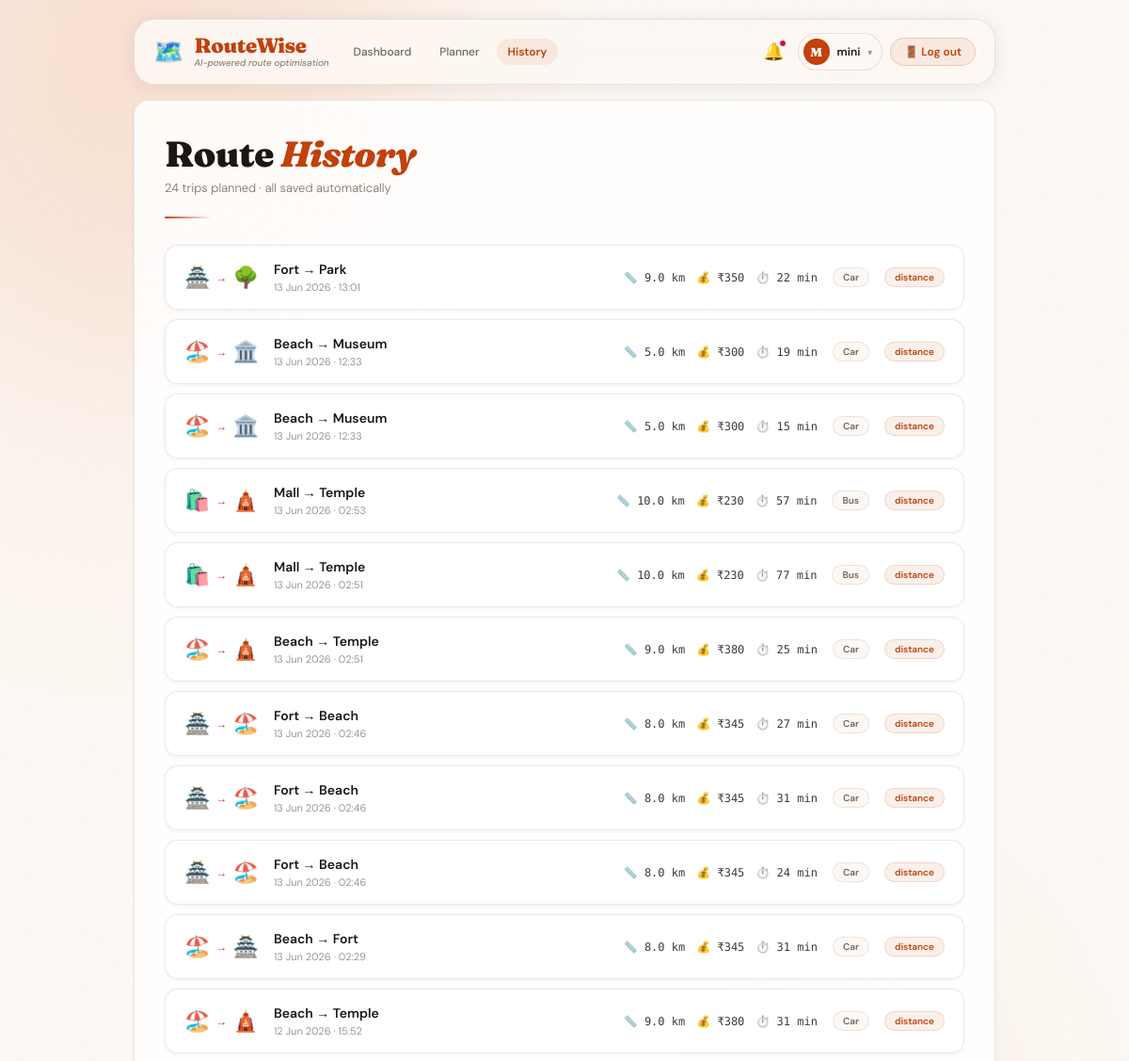
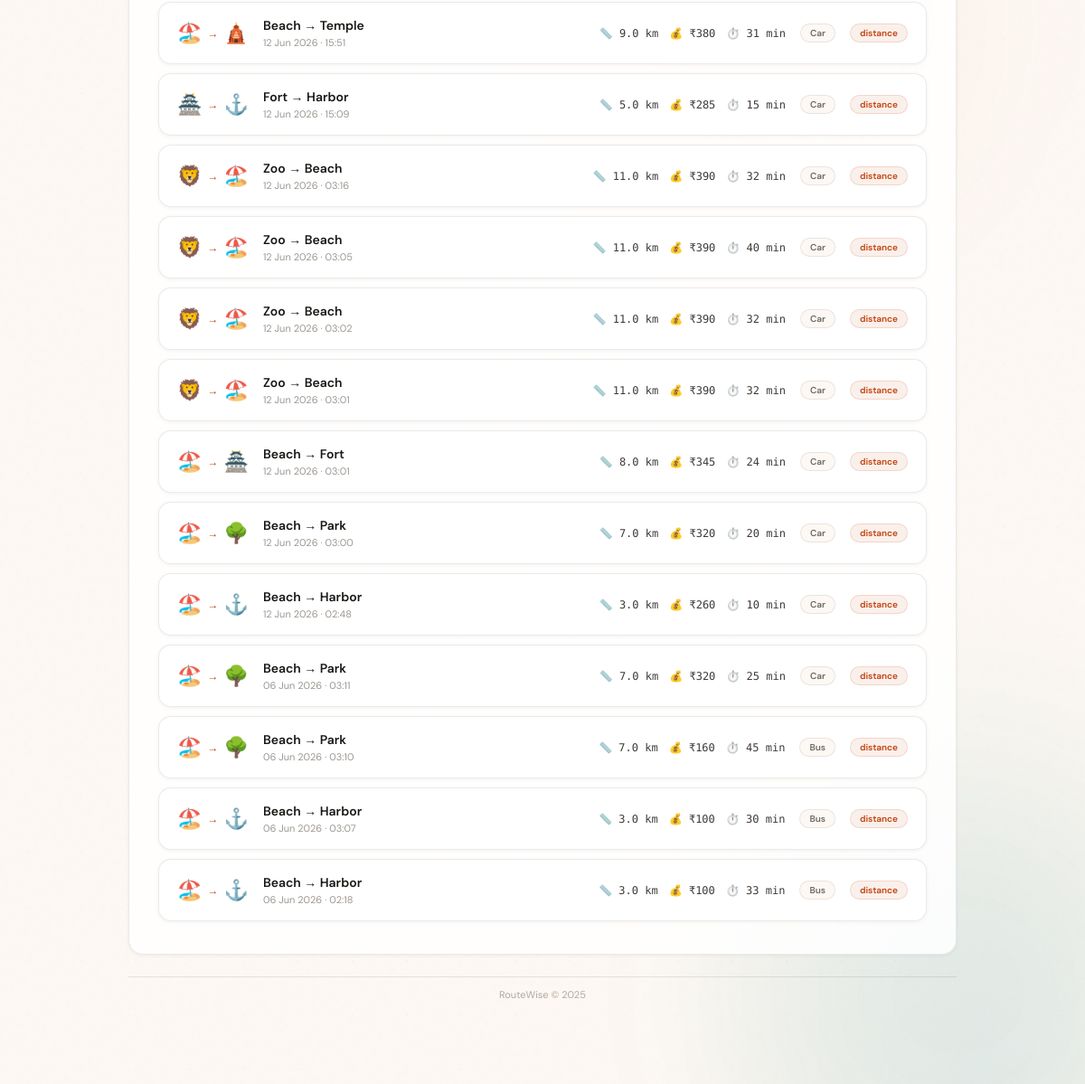
The app's page /history (signed in) with its own data (2 pictures, top to bottom).
### models.py (models this page shows, shortened)
class User(UserMixin, db.Model):
    __tablename__ = 'users'
    id         = db.Column(db.Integer, primary_key=True)
    username   = db.Column(db.String(80),  unique=True, nullable=False)
    email      = db.Column(db.String(120), unique=True, nullable=False)
    password   = db.Column(db.String(256), nullable=False)
    created_at = db.Column(db.DateTime, default=datetime.utcnow)
    routes     = db.relationship('RouteHistory', backref='user', lazy=True)

class RouteHistory(db.Model):
    __tablename__ = 'route_history'
    id           = db.Column(db.Integer, primary_key=True)
    user_id      = db.Column(db.Integer, db.ForeignKey('users.id'), nullable=False)
    start        = db.Column(db.String(100), nullable=False)
    end          = db.Column(db.String(100), nullable=False)
    transport    = db.Column(db.String(50))
    optimize     = db.Column(db.String(50))
    distance     = db.Column(db.Float)
    cost         = db.Column(db.Integer)
    time         = db.Column(db.Integer)
    path         = db.Column(db.Text)   # JSON string of stop list
    searched_at  = db.Column(db.DateTime, default=datetime.utcnow)

### app.py (the view)
@app.route("/history")
@login_required
def history_page():
    all_history = (RouteHistory.query
                   .filter_by(user_id=current_user.id)
                   .order_by(RouteHistory.searched_at.desc())
                   .all())
    return render_template("history.html",
                           history=all_history,
                           attraction_info=attraction_info)

### app.py (called while the page is built)
@login_manager.user_loader
def load_user(uid):
    return db.session.get(User, int(uid))

### templates/history.html (shortened to what this page needs)
<!DOCTYPE html>
<html lang="en">
<head>
  <link rel="stylesheet" href="{{ url_for('static', filename='style.css') }}"/>
</head>
<body>
<div class="blob blob-1"></div><div class="blob blob-2"></div><div class="blob blob-3"></div>
<div class="page-wrapper">
  <header class="site-header">
    <a class="header-brand" href="/dashboard">
      <span class="logo-icon">🗺️</span>
      <div class="logo-lockup">
        <span class="logo-text">RouteWise</span>
        <span class="logo-tag">AI-powered route optimisation</span>
      </div>
    </a>
    <nav style="display:flex;gap:6px;align-items:center">
      <a href="/dashboard" style="font-size:12px;font-weight:500;color:#6b6862;text-decoration:none;padding:6px 12px">Dashboard</a>
      <a href="/planner"   style="font-size:12px;font-weight:500;color:#6b6862;text-decoration:none;padding:6px 12px">Planner</a>
      <a href="/history"   style="font-size:12px;font-weight:600;color:#c2410c;text-decoration:none;padding:6px 12px;background:rgba(194,65,12,.08);border-radius:20px">History</a>
    </nav>
    <div class="header-actions" style="display:flex;align-items:center;gap:8px">
      <div style="position:relative">
        <button id="notifBtn" style="background:none;border:none;font-size:18px;cursor:pointer;padding:6px;border-radius:8px;transition:background .18s;position:relative" aria-label="Notifications">
          🔔<span class="notif-badge" id="notifBadge"></span>
        </button>
      </div>
      <div id="userMenuBtn" role="button" tabindex="0" aria-expanded="false"
        style="display:flex;align-items:center;gap:8px;cursor:pointer;padding:5px 10px 5px 5px;border-radius:24px;border:1px solid rgba(26,23,20,.1);background:rgba(253,248,243,.8);transition:background .18s">
        <div style="width:28px;height:28px;border-radius:50%;background:#c2410c;display:flex;align-items:center;justify-content:center;font-family:'Fraunces',serif;font-weight:900;font-size:13px;color:#fff">{{ current_user.username[0]|upper }}</div>
        <span style="font-size:12px;font-weight:600;color:#1a1714">{{ current_user.username }}</span>
        <span style="font-size:10px;color:#9c9690">▾</span>
      </div>
      <a href="/logout" class="header-logout-btn">🚪 Log out</a>
    </div>
  </header>
  <main class="card" style="animation:fadeUp .5s cubic-bezier(.16,1,.3,1) both;background:rgba(255,255,255,.85);border:1px solid rgba(26,23,20,.09);border-radius:16px;box-shadow:0 1px 4px rgba(26,23,20,.06)">
    <div class="card-intro">
      <h1>Route <em>History</em></h1>
      <p>{{ history|length }} trip{{ 's' if history|length != 1 }} planned · all saved automatically</p>
    </div>
    {% if history %}
    <div class="hist-grid">
      {% for r in history %}
      <div class="hist-row" data-delay="{{ loop.index0 * 60 }}">
        <div class="hist-route-icons">
          <span>{{ attraction_info[r.start]['icon'] }}</span>
          <span class="hist-arrow">→</span>
          <span>{{ attraction_info[r.end]['icon'] }}</span>
        </div>
        <div class="hist-main">
          <div class="hist-name">{{ r.start }} → {{ r.end }}</div>
          <div class="hist-date">{{ r.searched_at.strftime('%d %b %Y · %H:%M') }}</div>
        </div>
        <div class="hist-stats">
          <span>📏 {{ r.distance }} km</span>
          <span>💰 ₹{{ r.cost }}</span>
          <span>⏱️ {{ r.time }} min</span>
        </div>
        <span class="hist-transport">{{ r.transport }}</span>
        <span class="hist-opt">{{ r.optimize }}</span>
      </div>
      {% endfor %}
    </div>
    {% else %}
    <div class="hist-empty">
      <span class="hist-empty-icon">🗺️</span>
      <p>No routes yet.<br><a href="/planner" style="color:#c2410c;font-weight:600">Plan your first route →</a></p>
    </div>
    {% endif %}
  </main>
  <footer class="site-footer">RouteWise © 2025</footer>
</div>
</body>
</html>

### static/style.css (style rules this page uses)
:root { --paper: #f5f0e8; --paper-2: #ede8dc; --paper-3: #e4ddd0; --white: #fdfaf5; --ink: #1a1714; --ink-2: #3d3830; --ink-3: #7a7368; --ink-4: #b0a99f; --rust: #c2410c; --rust-2: #ea580c; --rust-glow: rgba(194,65,12,.14); --teal: #0d7377; --amber: #b45309; --green: #15803d; --red: #be123c; --bdr: rgba(26,23,20,.1); --bdr-hi: rgba(26,23,20,.18); --r-sm: 10px; --r-md: 16px; --r-lg: 22px; --r-xl: 28px; --shadow: 0 2px 20px rgba(26,23,20,.08), 0 1px 0 rgba(255,255,255,.7) inset; --shadow-lg: 0 8px 40px rgba(26,23,20,.12), 0 1px 0 rgba(255,255,255,.7) inset; }
*, *::before, *::after { margin:0; padding:0; box-sizing:border-box }
html { scroll-behavior:smooth }
body { font-family: 'DM Sans', sans-serif; background: var(--paper); color: var(--ink); min-height: 100vh; overflow-x: hidden; }
body::after { content:''; position:fixed; inset:0; z-index:0; pointer-events:none; opacity: .45; }
.blob { position:fixed; border-radius:50%; filter:blur(90px); pointer-events:none; z-index:0 }
.blob-1 { width:560px;height:560px;background:rgba(234,88,12,.07);top:-180px;left:-120px;animation:orb 20s ease-in-out infinite alternate }
.blob-2 { width:480px;height:480px;background:rgba(13,115,119,.06);bottom:-140px;right:-100px;animation:orb 26s ease-in-out infinite alternate-reverse }
.blob-3 { width:360px;height:360px;background:rgba(180,83,9,.05);top:42%;left:58%;animation:orb 17s ease-in-out infinite alternate }
.page-wrapper { position:relative; z-index:1; max-width:960px; margin:0 auto; padding:20px 22px 80px; display:flex; flex-direction:column; gap:16px; }
.site-header { display: flex; align-items: center; gap: 14px; padding: 14px 20px; background: var(--white); border: 1px solid var(--bdr); border-radius: var(--r-lg); box-shadow: var(--shadow); flex-wrap: wrap; animation: slideDown .55s cubic-bezier(.16,1,.3,1) both; }
.header-brand { display: flex; align-items: center; gap: 11px; text-decoration: none; flex-shrink: 0; }
.logo-icon { font-size: 26px; animation: spin 16s linear infinite; display: block }
.logo-lockup { display:flex; flex-direction:column; gap:1px }
.logo-text { font-family:'Fraunces',serif; font-weight:900; font-size:22px; color:var(--rust); letter-spacing:-.4px; line-height:1 }
.logo-tag { font-size:10px; color:var(--ink-3); font-style:italic }
.header-actions { display: flex; align-items: center; gap: 10px; margin-left: auto; }
.notif-badge { position: absolute; top: -2px; right: -2px; width: 8px; height: 8px; background: var(--red); border-radius: 50%; border: 2px solid var(--white); }
.card { background:var(--white); border:1px solid var(--bdr); border-radius:var(--r-lg); box-shadow:var(--shadow-lg); padding:36px 32px; display:flex; flex-direction:column; gap:28px; animation:fadeUp .5s cubic-bezier(.16,1,.3,1) .05s both; }
.card-intro h1 { font-family:'Fraunces',serif; font-size:clamp(24px,5vw,38px); font-weight:900; line-height:1.08; color:var(--ink); letter-spacing:-.5px; }
.card-intro h1 em { font-style:italic; color:var(--rust) }
.card-intro p { margin-top:7px; color:var(--ink-3); font-size:13px; font-weight:300 }
.card-intro { position:relative; padding-bottom:24px; }
.card-intro::after { content:''; position:absolute; bottom:0; left:0; width:50px; height:2px; background:linear-gradient(90deg,var(--rust),transparent); border-radius:2px; }
.site-footer { text-align:center; font-size:11px; color:var(--ink-4); padding:12px 0; border-top:1px solid var(--bdr); margin-top:8px; }
.header-actions { display:flex; align-items:center; gap:10px; margin-left:auto; position:relative; }

### records on screen
User: username "M", username "mini"
RouteHistory: start "🏯", end "🌳", start "Fort", end "Park", searched_at "13 Jun 2026 · 13:01", distance "9.0", cost "350", time "22", transport "Car", optimize "distance"
RouteHistory: start "🏖️", end "🏛️", start "Beach", end "Museum", searched_at "13 Jun 2026 · 12:33", distance "5.0", cost "300", time "19", transport "Car", optimize "distance"
RouteHistory: start "🏖️", end "🏛️", start "Beach", end "Museum", searched_at "13 Jun 2026 · 12:33", distance "5.0", cost "300", time "15", transport "Car", optimize "distance"
RouteHistory: start "🛍️", end "🛕", start "Mall", end "Temple", searched_at "13 Jun 2026 · 02:53", distance "10.0", cost "230", time "57", transport "Bus", optimize "distance"
RouteHistory: start "🛍️", end "🛕", start "Mall", end "Temple", searched_at "13 Jun 2026 · 02:51", distance "10.0", cost "230", time "77", transport "Bus", optimize "distance"
RouteHistory: start "🏖️", end "🛕", start "Beach", end "Temple", searched_at "13 Jun 2026 · 02:51", distance "9.0", cost "380", time "25", transport "Car", optimize "distance"
RouteHistory: start "🏯", end "🏖️", start "Fort", end "Beach", searched_at "13 Jun 2026 · 02:46", distance "8.0", cost "345", time "27", transport "Car", optimize "distance"
RouteHistory: start "🏯", end "🏖️", start "Fort", end "Beach", searched_at "13 Jun 2026 · 02:46", distance "8.0", cost "345", time "31", transport "Car", optimize "distance"
RouteHistory: start "🏯", end "🏖️", start "Fort", end "Beach", searched_at "13 Jun 2026 · 02:46", distance "8.0", cost "345", time "24", transport "Car", optimize "distance"
RouteHistory: start "🏖️", end "🏯", start "Beach", end "Fort", searched_at "13 Jun 2026 · 02:29", distance "8.0", cost "345", time "31", transport "Car", optimize "distance"
RouteHistory: start "🏖️", end "🛕", start "Beach", end "Temple", searched_at "12 Jun 2026 · 15:52", distance "9.0", cost "380", time "31", transport "Car", optimize "distance"
RouteHistory: start "🏖️", end "🛕", start "Beach", end "Temple", searched_at "12 Jun 2026 · 15:51", distance "9.0", cost "380", time "31", transport "Car", optimize "distance"
RouteHistory: start "🏯", end "⚓", start "Fort", end "Harbor", searched_at "12 Jun 2026 · 15:09", distance "5.0", cost "285", time "15", transport "Car", optimize "distance"
RouteHistory: start "🦁", end "🏖️", start "Zoo", end "Beach", searched_at "12 Jun 2026 · 03:16", distance "11.0", cost "390", time "32", transport "Car", optimize "distance"
RouteHistory: start "🦁", end "🏖️", start "Zoo", end "Beach", searched_at "12 Jun 2026 · 03:05", distance "11.0", cost "390", time "40", transport "Car", optimize "distance"
RouteHistory: start "🦁", end "🏖️", start "Zoo", end "Beach", searched_at "12 Jun 2026 · 03:02", distance "11.0", cost "390", time "32", transport "Car", optimize "distance"
RouteHistory: start "🦁", end "🏖️", start "Zoo", end "Beach", searched_at "12 Jun 2026 · 03:01", distance "11.0", cost "390", time "32", transport "Car", optimize "distance"
RouteHistory: start "🏖️", end "🏯", start "Beach", end "Fort", searched_at "12 Jun 2026 · 03:01", distance "8.0", cost "345", time "24", transport "Car", optimize "distance"
RouteHistory: start "🏖️", end "🌳", start "Beach", end "Park", searched_at "12 Jun 2026 · 03:00", distance "7.0", cost "320", time "20", transport "Car", optimize "distance"
RouteHistory: start "🏖️", end "⚓", start "Beach", end "Harbor", searched_at "12 Jun 2026 · 02:48", distance "3.0", cost "260", time "10", transport "Car", optimize "distance"
RouteHistory: start "🏖️", end "🌳", start "Beach", end "Park", searched_at "06 Jun 2026 · 03:11", distance "7.0", cost "320", time "25", transport "Car", optimize "distance"
RouteHistory: start "🏖️", end "🌳", start "Beach", end "Park", searched_at "06 Jun 2026 · 03:10", distance "7.0", cost "160", time "45", transport "Bus", optimize "distance"
RouteHistory: start "🏖️", end "⚓", start "Beach", end "Harbor", searched_at "06 Jun 2026 · 03:07", distance "3.0", cost "100", time "30", transport "Bus", optimize "distance"
RouteHistory: start "🏖️", end "⚓", start "Beach", end "Harbor", searched_at "06 Jun 2026 · 02:18", distance "3.0", cost "100", time "33", transport "Bus", optimize "distance"

### other values on screen
{{ history|length }} "24"
{{ 's' if history|length != 1 }} "s"
